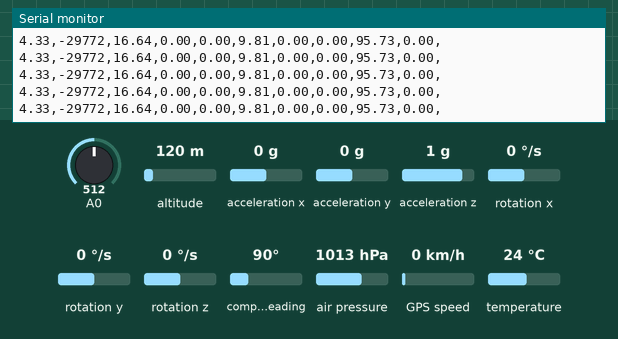
Recording of a sketch running on a simulated Arduino Uno, built with avr-gcc and run on an emulated ATmega328P. Shown: the last lines printed to the serial monitor. The inputs (shaded band) are chosen by the test bench; at power-on: acceleration x 0 g, A0 = 512, acceleration y 0 g, acceleration z 1 g, compass heading 90°, altitude 120 m, rotation x 0 °/s, rotation y 0 °/s, rotation z 0 °/s, air pressure 1013 hPa, GPS speed 0 km/h, temperature 24 °C. The GPS gets a fix after 3 s at 37.7749, -122.4194 with 8 satellites.

Above: at 2.2 s.
2.3 s: acceleration x set to -1.4 g
At 3.13 s:
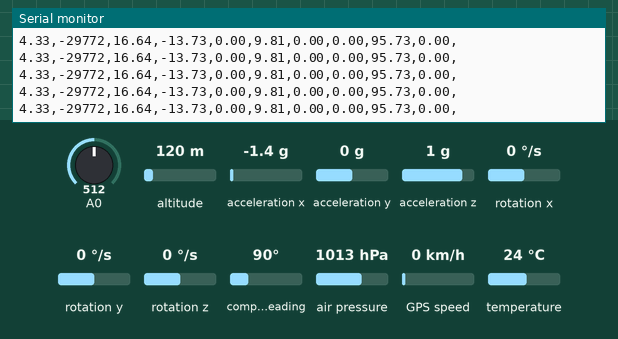
3.8 s: A0 set to 716
At 4.15 s:
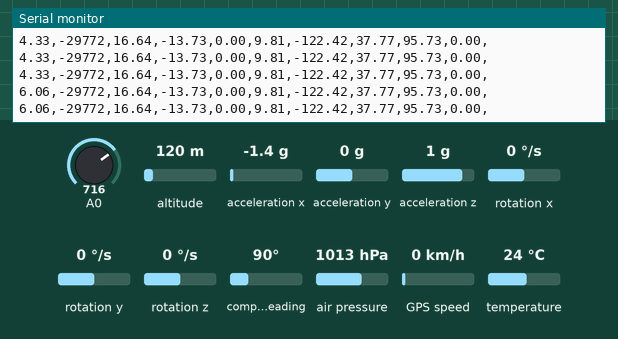
5.3 s: acceleration y set to -1.4 g
At 6.19 s:
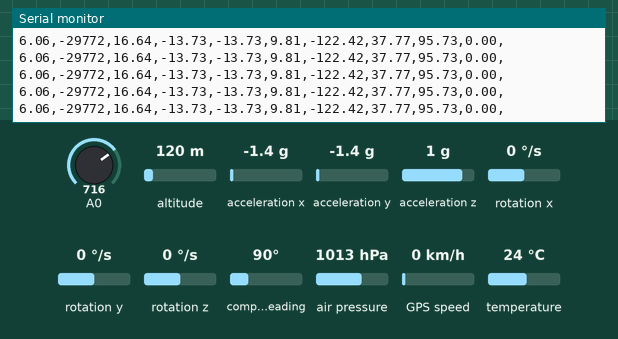
6.8 s: acceleration z set to -1.4 g
At 7.21 s:
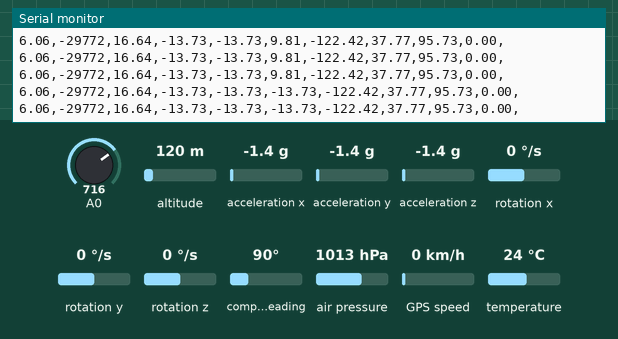
8.3 s: A0 set to 992
At 9.25 s:
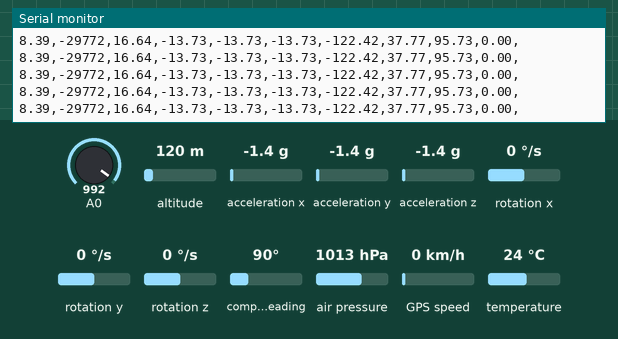
9.8 s: compass heading set to 7°
At 10.27 s:
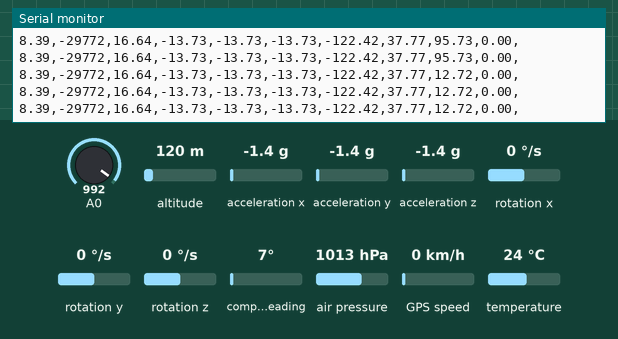
Timing chart, 0 to 12.3 s (numbered marks = the images above; inputs shaded):
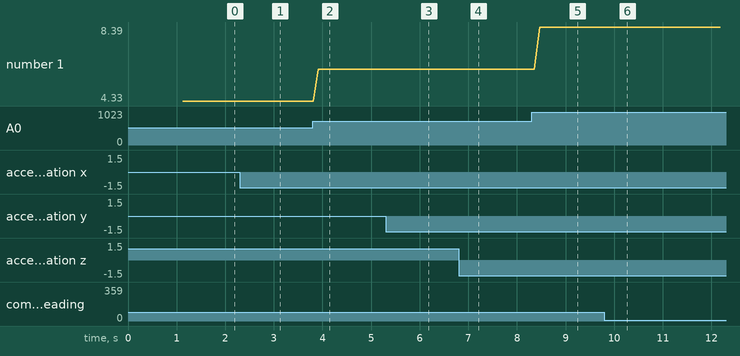

Measured:
- after the input at 2.3 s, the serial monitor: prints a new line after 0.16 s (image 1)
- after the input at 3.8 s, the serial monitor: prints a new line after 0.12 s (image 2)
- after the input at 5.3 s, the serial monitor: prints a new line after 0.11 s (image 3)
- after the input at 6.8 s, the serial monitor: prints a new line after 0.17 s (image 4)
- after the input at 8.3 s, the serial monitor: prints a new line after 0.17 s (image 5)
- after the input at 9.8 s, the serial monitor: prints a new line after 0.12 s (image 6)
- plotted number 1: 4.33 → 6.06 after the input at 3.8 s, 6.06 → 8.39 after the input at 8.3 s

The sketch:

sensor_test_mfx-2.ino
```cpp
#include <Adafruit_BMP085.h>
#include <Adafruit_MPU6050.h>
#include <Adafruit_Sensor.h>
#include <Adafruit_HMC5883_U.h>
#include <TinyGPS++.h>
#include <SoftwareSerial.h>
#include <Wire.h>

Adafruit_MPU6050 mpu;
Adafruit_HMC5883_Unified mag = Adafruit_HMC5883_Unified(12345);
Adafruit_BMP085 bmp;

static const int RXPin = 10, TXPin = 11; // gps
static const uint32_t GPSBaud = 9600;

TinyGPSPlus gps;

SoftwareSerial ss(RXPin, TXPin);


long temps;
float distance,headingDegrees;
double bat_volt,Altitude,Acc_X,Acc_Y,Acc_Z;
double Long = -1.0;
double Lat = -1.0;
double GpsSpeed = -1.0 ;
int Pressure;


void setup() {
  Serial.begin(115200);
  ss.begin(GPSBaud);
  bmp.begin();
  initialize_mpu();
  sensor_t sensor;
  mag.getSensor(&sensor);


  delay(1000);

}

void loop() {

  bat_level();
  bmp180_data();
  update_mpu_val();
  get_gps_data();
  GetCompassData();
  delay(100);
  SendDataToRaspberryPy();
  /*Serial.print("batt: ");Serial.print(bat_volt);Serial.print(" Pres: ");Serial.print(Pressure);Serial.print(" Alt: ");Serial.print(Altitude);
  Serial.print(" Acc_X: ");Serial.print(Acc_X);Serial.print(" Acc_Y: ");Serial.print(Acc_Y);Serial.print(" Acc_Z: ");Serial.print(Acc_Z);
  Serial.print(" Long: ");Serial.print(Long);Serial.print(" Lat: ");Serial.print(Lat);Serial.print(" Head: "); Serial.print(headingDegrees);Serial.print(" Spd: ");Serial.println(GpsSpeed);
*/
}

void bat_level(){
  bat_volt = analogRead(A0) * (4.853 / 992.9238) ;
  bat_volt = bat_volt*(8.4/4.853);
 }

void bmp180_data(){
  Pressure = bmp.readSealevelPressure();
  Altitude = bmp.readAltitude(101500);
}

void initialize_mpu(){
  mpu.begin();
  mpu.setAccelerometerRange(MPU6050_RANGE_8_G);
  mpu.setGyroRange(MPU6050_RANGE_500_DEG);
  mpu.setFilterBandwidth(MPU6050_BAND_5_HZ);
}

void update_mpu_val(){
  sensors_event_t a, g, temp;
  mpu.getEvent(&a, &g, &temp);
  Acc_X = a.acceleration.x;
  Acc_Y = a.acceleration.y;
  Acc_Z = a.acceleration.z;
}

void get_gps_data(){
  while (ss.available() > 0)
    if (gps.encode(ss.read()))
      Lat = gps.location.lat();
      Long = gps.location.lng();
      GpsSpeed = gps.speed.kmph();
  }

void GetCompassData(){
  if(mag.begin()){
  sensors_event_t event;
  mag.getEvent(&event);
  float heading = atan2(event.magnetic.y, event.magnetic.x);
  //eskişehir declinasion angle +6* 0' E, which is ~6 Degrees, or (which we need) 0.10 radians
  float declinationAngle = 0.10;
  heading += declinationAngle;
  if(heading < 0)
    heading += 2*PI;
  if(heading > 2*PI)
    heading -= 2*PI;
  headingDegrees = heading * 180/M_PI;
  }
}
void SendDataToRaspberryPy(){
  Serial.print(bat_volt);Serial.print(",");
  Serial.print(Pressure);Serial.print(",");
  Serial.print(Altitude);Serial.print(",");
  Serial.print(Acc_X);Serial.print(",");
  Serial.print(Acc_Y);Serial.print(",");
  Serial.print(Acc_Z);Serial.print(",");
  Serial.print(Long);Serial.print(",");
  Serial.print(Lat);Serial.print(",");
  Serial.print(headingDegrees);Serial.print(",");
  Serial.print(GpsSpeed);Serial.println(",");
}
```
